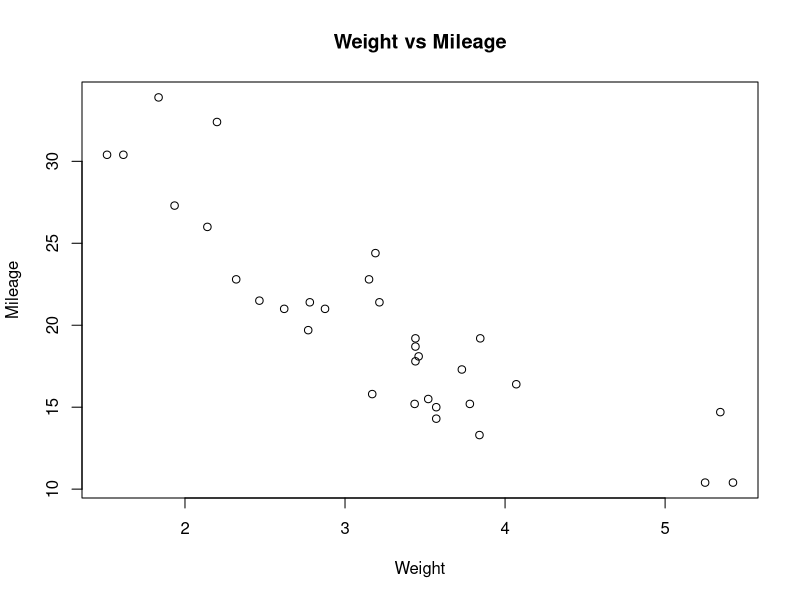

Recreate this plot in R.
input <- mtcars[,c('wt','mpg')]

plot(x = input$wt,y = input$mpg,
   xlab = "Weight",
   ylab = "Mileage",
   main = "Weight vs Mileage"
)
